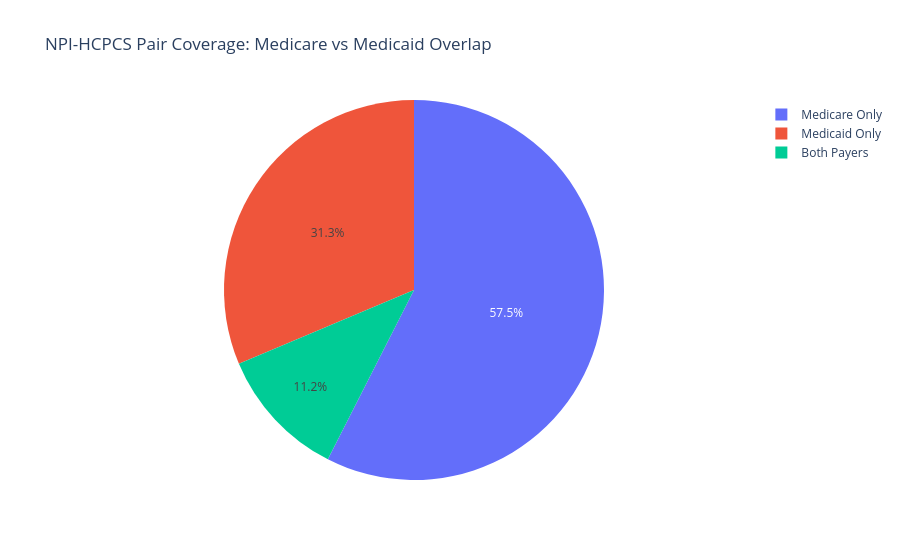

Notebook source saved alongside this figure:
### Code cell
# Chart 6: Payer source breakdown — pie chart
source_df = con.execute("""
    SELECT payer_source AS "Payer Source", count(*) AS "NPI-HCPCS Pairs"
    FROM joined
    GROUP BY payer_source
""").df()

fig = px.pie(source_df, values="NPI-HCPCS Pairs", names="Payer Source",
             title="NPI-HCPCS Pair Coverage: Medicare vs Medicaid Overlap",
             color="Payer Source",
             color_discrete_map={"Medicare Only": "#636EFA", "Medicaid Only": "#EF553B", "Both Payers": "#00CC96"})
fig.show()

### Figure 1 — Plotly figure (JSON) as saved in the notebook; plotly's stock layout.template omitted (floating-point values rounded to 4 significant figures)
{"data": [{"customdata": [["Medicare Only"], ["Medicaid Only"], ["Both Payers"]], "domain": {"x": [0, 1], "y": [0, 1]}, "hovertemplate": "Payer Source=%{customdata[0]}<br>NPI-HCPCS Pairs=%{value}<extra></extra>", "labels": ["Medicare Only", "Medicaid Only", "Both Payers"], "legendgroup": "", "marker": {"colors": ["#636EFA", "#EF553B", "#00CC96"]}, "name": "", "showlegend": true, "type": "pie", "values": [7803419, 4254982, 1515350]}], "layout": {"legend": {"tracegroupgap": 0}, "title": {"text": "NPI-HCPCS Pair Coverage: Medicare vs Medicaid Overlap"}}}
